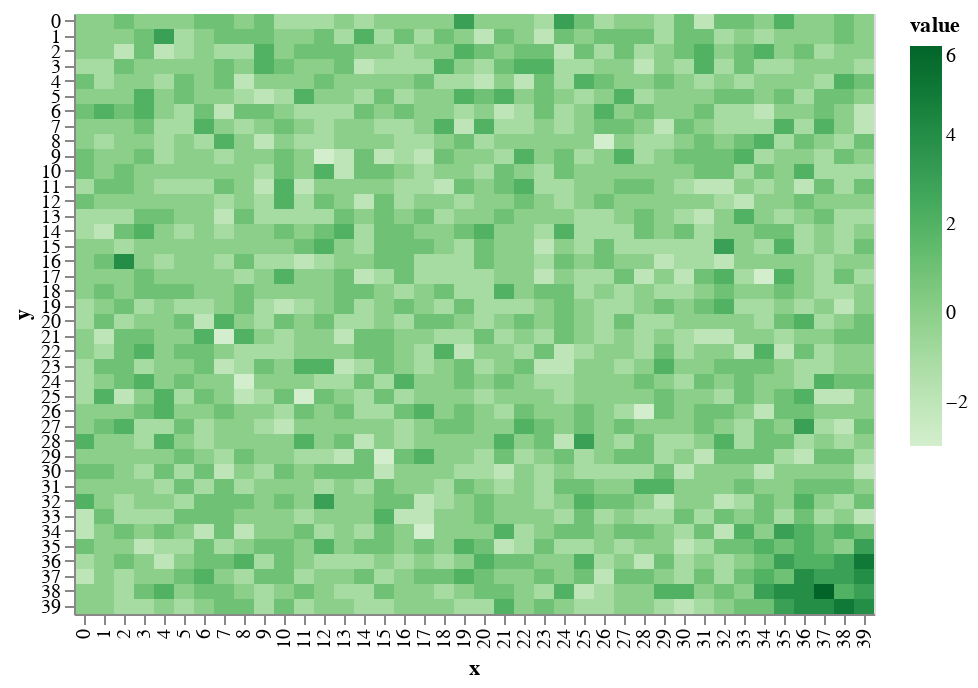

Write notebook code for a chart like this one.
### Markdown cell above
This makes a much more _natural_ looking mountain.

### Code cell
mountainWorld = shiftedTerrainWorld.add(mdf.reindex_like(shiftedTerrainWorld).fillna(0))
draw.drawTerrainHeight(mountainWorld)

### Figure 1 — Vega-Lite specification as saved in the notebook (floating-point values rounded to 4 significant figures; data arrays with more than 128 entries replaced by an {"elided": "..."} marker saying what was removed)
{"$schema": "https://vega.github.io/schema/vega-lite/v2.6.0.json", "config": {"view": {"height": 300, "width": 400}}, "data": {"name": "data-16047c1dc5fc87092658d0578be972fb"}, "datasets": {"data-16047c1dc5fc87092658d0578be972fb": {"elided": "1600 records"}}, "encoding": {"color": {"field": "value", "scale": {"scheme": "greens"}, "type": "quantitative"}, "x": {"field": "x", "type": "ordinal"}, "y": {"field": "y", "type": "ordinal"}}, "mark": "rect"}
